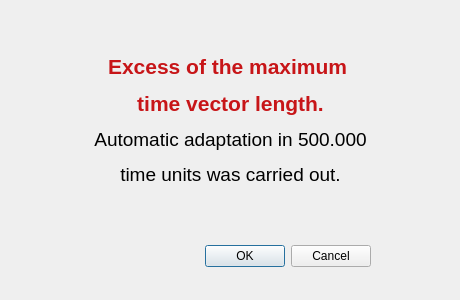
<?xml version="1.0" encoding="UTF-8"?>
<ui version="4.0">
 <class>MaximumTimeError</class>
 <widget class="QDialog" name="MaximumTimeError">
  <property name="geometry">
   <rect>
    <x>0</x>
    <y>0</y>
    <width>460</width>
    <height>300</height>
   </rect>
  </property>
  <property name="windowTitle">
   <string>Memory Error</string>
  </property>
  <widget class="QDialogButtonBox" name="buttonBox">
   <property name="geometry">
    <rect>
     <x>30</x>
     <y>240</y>
     <width>341</width>
     <height>32</height>
    </rect>
   </property>
   <property name="orientation">
    <enum>Qt::Horizontal</enum>
   </property>
   <property name="standardButtons">
    <set>QDialogButtonBox::Cancel|QDialogButtonBox::Ok</set>
   </property>
  </widget>
  <widget class="QLabel" name="label">
   <property name="geometry">
    <rect>
     <x>10</x>
     <y>20</y>
     <width>441</width>
     <height>201</height>
    </rect>
   </property>
   <property name="text">
    <string>&lt;html&gt;&lt;head/&gt;&lt;body&gt;&lt;p align=&quot;center&quot;&gt;&lt;a name=&quot;result_box&quot;/&gt;&lt;span style=&quot; font-size:16pt; font-weight:600; color:#c71518;&quot;&gt;E&lt;/span&gt;&lt;span style=&quot; font-size:16pt; font-weight:600; color:#c71518;&quot;&gt;xcess of the maximum &lt;/span&gt;&lt;/p&gt;&lt;p align=&quot;center&quot;&gt;&lt;span style=&quot; font-size:16pt; font-weight:600; color:#c71518;&quot;&gt;time vector length.&lt;/span&gt;&lt;/p&gt;&lt;p align=&quot;center&quot;&gt;&lt;span style=&quot; font-size:14pt;&quot;&gt;Automatic adaptation in 500.000&lt;/span&gt;&lt;/p&gt;&lt;p align=&quot;center&quot;&gt;&lt;span style=&quot; font-size:14pt;&quot;&gt;time units was carried out.&lt;/span&gt;&lt;/p&gt;&lt;/body&gt;&lt;/html&gt;</string>
   </property>
  </widget>
 </widget>
 <resources/>
 <connections>
  <connection>
   <sender>buttonBox</sender>
   <signal>accepted()</signal>
   <receiver>MaximumTimeError</receiver>
   <slot>accept()</slot>
   <hints>
    <hint type="sourcelabel">
     <x>248</x>
     <y>254</y>
    </hint>
    <hint type="destinationlabel">
     <x>157</x>
     <y>274</y>
    </hint>
   </hints>
  </connection>
  <connection>
   <sender>buttonBox</sender>
   <signal>rejected()</signal>
   <receiver>MaximumTimeError</receiver>
   <slot>reject()</slot>
   <hints>
    <hint type="sourcelabel">
     <x>316</x>
     <y>260</y>
    </hint>
    <hint type="destinationlabel">
     <x>286</x>
     <y>274</y>
    </hint>
   </hints>
  </connection>
 </connections>
</ui>
